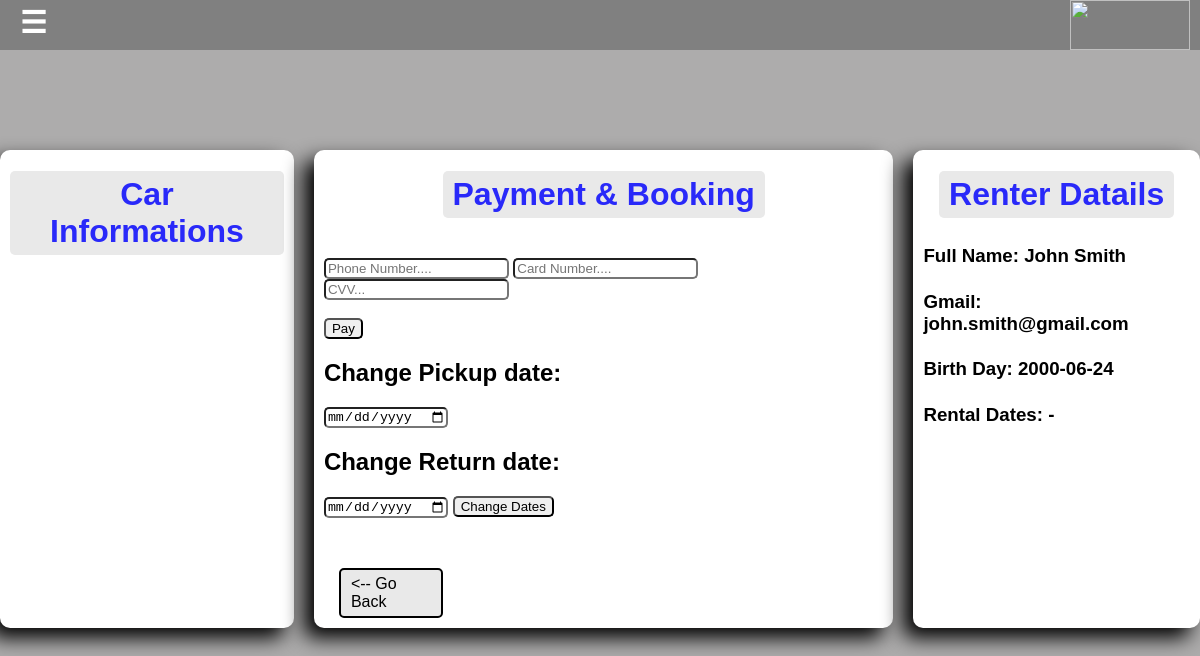
The app's page /Payment.php (signed in) with its own data.
### tables this page shows
CREATE TABLE IF NOT EXISTS `users` (
  `Id` int NOT NULL AUTO_INCREMENT,
  `FirstName` varchar(250) NOT NULL,
  `LastName` varchar(250) NOT NULL,
  `Gmail` varchar(250) NOT NULL,
  `IdNumber` varchar(9) NOT NULL,
  `Password` varchar(250) NOT NULL,
  `Password1` varchar(250) NOT NULL,
  `Password2` varchar(250) DEFAULT NULL,
  `Password3` varchar(250) DEFAULT NULL,
  `HaveDriverLicense` tinyint(1) NOT NULL DEFAULT '0',
  `Blocked` tinyint(1) NOT NULL DEFAULT '0',
  `FailedTimes` int NOT NULL DEFAULT '0',
  `BirthDay` date NOT NULL,
  `PhoneNumber` varchar(250) DEFAULT NULL,
  `Role` varchar(250) NOT NULL,
  `StartTimeExpired` datetime DEFAULT NULL,
  `EndTimeExpired` datetime DEFAULT NULL,
  PRIMARY KEY (`Id`)
);

### Payment.php (the view, shortened to what this page needs)
<?php
    include "Nav.php";
    $con=OpenCon();
    $gmail=$_SESSION['Gmail'];
    if(isset($_SESSION['StartUse'])){
        $pickup=$_SESSION['StartUse'];
    }else{
        $pickup="";
    }
    if(isset($_SESSION['EndUse'])){
        $return=$_SESSION['EndUse'];
    }else{
        $return="";
    }
    $HaveDriverLicense="";
?>
<!DOCTYPE html>
<html lang="en">
    <head>
    </head>
    <body>
        <div class="Css1">
            <div class="Css2">
                <div class="Css3">
                    <h1>Car Informations</h1><br>
                </div>
                <div class="Css3">
                    <form method="post">
                        <h1>Payment & Booking</h1><br>
                        <label><input type="tel" name="PhoneNumber" placeholder="Phone Number...." <?php if(isset($_SESSION['PN'])){$PN=$_SESSION['PN']; echo "value='$PN'";}?> required></label>
                        <label><input type="text" name="CardNumber" placeholder="Card Number...." <?php if(isset($_SESSION['CN'])){$CN=$_SESSION['CN']; echo "value='$CN'";}?> required></label>
                        <label><input type="tel" name="CVV" pattern="[0-9]{3,4}" placeholder="CVV..." <?php if(isset($_SESSION['CVV'])){$CVV=$_SESSION['CVV']; echo "value='$CVV'";}?> required></label><br><br>
                        <button type="submit" name="Pay">Pay</button>
                    </form>
                    <form method="post">
                        <h2>Change Pickup date:</h2>
                        <input type="date" min="<?php echo date('Y-m-d',strtotime('+1 day'));?>" name="pickup" required>
                        <h2>Change Return date:</h2>
                        <input type="date" min="<?php echo date('Y-m-d',strtotime('+2 day'));?>" name="return" required>
                        <button type="submit" name="ChangeDates">Change Dates</button>
                    </form>
                    <a href="VehicleDetails.php"><-- Go Back</a>
                </div>
                <div class="Css3">
                    <h1>Renter Datails</h1>
                    <?php
                        $pickup2="";
                        $return2="";
                        $customers=mysqli_query($con,"SELECT * FROM Users");
                        while($c=mysqli_fetch_array($customers)){
                            if($c['Gmail']==$gmail){
                                echo "<h3>Full Name: ".$c['FirstName']." ".$c['LastName']."</h3><br>
                                <h3>Gmail: ".$c['Gmail']."</h3><br>
                                <h3>Birth Day: ".$c['BirthDay']."</h3><br>";
                                echo $HaveDriverLicense."<h3>Rental Dates: ".$pickup2." - ".$return2."</h3><br>";
                                $pickup2=strtotime($pickup);
                                $return2=strtotime($return);
                                break;
                            }
                        }
                    ?>
                </div>
            </div>
        </div>
    </body>
</html>

### Nav.php (style rules this page uses)
body { font-family: Arial; margin:0px; }
button { cursor:pointer; }

### Payment.php (style rules this page uses)
body { font-family: Arial; margin: 0px; margin-top: 150px; margin-bottom: 100px; background-color: #adacac; }
.Css1 { display: flex; justify-content: center; }
.Css2 { display: flex; gap:20px; }
.Css3 { padding-left:10px; padding-right:10px; padding-bottom:10px; background-color: white; border-radius: 10px; box-shadow:-10px 10px 20px black; }
.Css3 button { border-radius: 5px; }
.Css3 a { display: block; margin-top: 50px; margin-left:15px; margin-right: 440px; text-decoration: none; background-color: #e9e9e9; border: 2px solid black; border-radius: 5px; color:black; padding-top: 5px; padding-left: 10px; padding-bottom:5px; padding-right: 5px; }
h1 { text-align: center; color: #2929f9;; background-color: #e9e9e9; padding:5px 10px 5px 10px; border-radius: 5px; display:flex; justify-self: center; }
h3 { margin-top: 5px; display:inline-block; }
input { border-radius: 5px; }

### records on screen
users: FirstName "John", LastName "Smith", Gmail "john.smith@gmail.com", BirthDay "2000-06-24"
